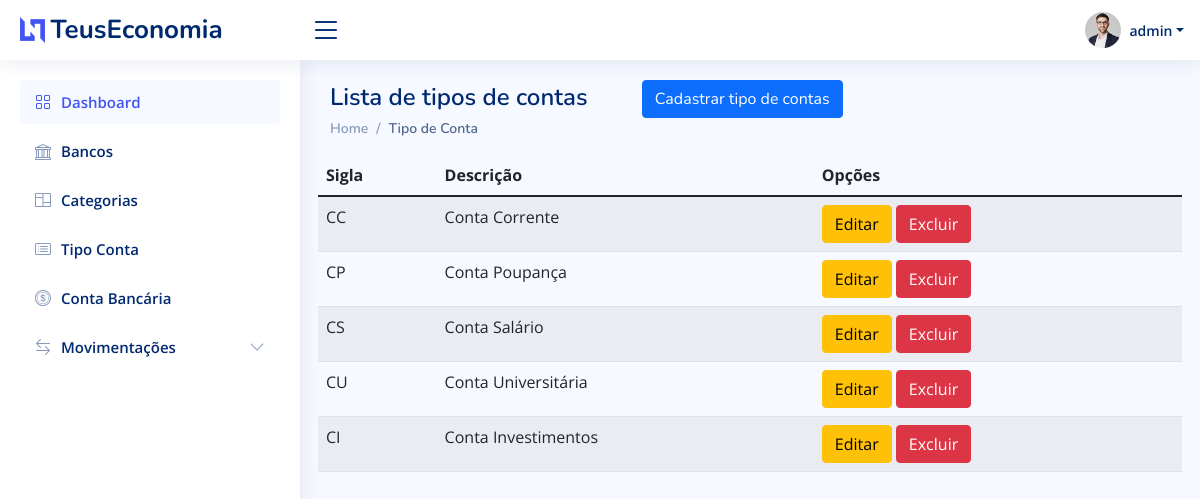
Screenshot of /listar/tipo-conta/ (signed in) with the database file from the repository.
### Paginas/models.py (models this page shows, shortened)
class TipoConta(models.Model):
	nome = models.CharField(max_length=50)
	descricao = models.CharField(max_length=100, verbose_name="Descrição")

### Paginas/views.py (the view)
# urls.py: path('listar/tipo-conta/', TipoContaList.as_view(), name='listar-tipo-conta'),
class TipoContaList(GroupRequiredMixin, LoginRequiredMixin, ListView):
	model = TipoConta
	template_name = 'paginas/listas/tipo-conta.html'
	group_required = u"Administrador"

### Paginas/templates/paginas/listas/tipo-conta.html
{% extends 'paginas/modelo.html' %} {% load static %} {% block pagetitle %}
<h1>Lista de tipos de contas
    <a href="{% url 'cadastrar-tipo-conta' %}" class="btn btn-primary float-right ms-5">
		Cadastrar tipo de contas
	</a>
</h1>
{% endblock %} {% block breadcrumb %}
<nav>
    <ol class="breadcrumb">
        <li class="breadcrumb-item"><a href="{% url 'index' %}">Home</a></li>
        <li class="breadcrumb-item active">Tipo de Conta</li>
    </ol>
</nav>
{% endblock %} {% block main %}
<table class="table table-striped">
    <thead>
        <tr>
            <th>Sigla</th>
            <th>Descrição</th>
            <th>Opções</th>
        </tr>
    </thead>
    <tbody>
        {% for obj in object_list %}
        <tr>
            <td>{{ obj.nome }}</td>
            <td>{{ obj.descricao }}</td>
            <td>
                <a href="{% url 'editar-tipo-conta' obj.pk %}" class="btn btn-warning">Editar</a>
                <a href="{% url 'excluir-tipo-conta' obj.pk %}" class="btn btn-danger">Excluir</a>
            </td>
        </tr>
        {% empty %}
        <tr>
            <td colspan="100%">Nenhum registro encontrado.</td>
        </tr>
        {% endfor %}
    </tbody>
</table>
{% endblock %}

### Paginas/templates/paginas/modelo.html (shortened to what this page needs)
{% load static %}
<!DOCTYPE html>
<html lang="pt-br">
<head>
	<link href="{% static 'assets/vendor/bootstrap/css/bootstrap.min.css' %}" rel="stylesheet">
	<link href="{% static 'assets/vendor/bootstrap-icons/bootstrap-icons.css' %}" rel="stylesheet">
	<link href="{% static 'assets/vendor/boxicons/css/boxicons.min.css' %}" rel="stylesheet">
	<link href="{% static 'assets/vendor/quill/quill.snow.css' %}" rel="stylesheet">
	<link href="{% static 'assets/vendor/quill/quill.bubble.css' %}" rel="stylesheet">
	<link href="{% static 'assets/vendor/remixicon/remixicon.css' %}" rel="stylesheet">
	<link href="{% static 'assets/vendor/simple-datatables/style.css' %}" rel="stylesheet">
	<link href="{% static 'assets/css/style.css' %}" rel="stylesheet">
</head>
<body>
	{% block header %}
	<header id="header" class="header fixed-top d-flex align-items-center">
		<div class="d-flex align-items-center justify-content-between">
			<a href="{% url 'index' %}" class="logo d-flex align-items-center">
				<img src="{% static 'assets/img/logo.png' %}" alt="">
				<span class="d-none d-lg-block">TeusEconomia</span>
			</a>
			<i class="bi bi-list toggle-sidebar-btn"></i>
		</div>
		<nav class="header-nav ms-auto">
			<ul class="d-flex align-items-center">
				{% if request.user.is_authenticated %}
				<li class="nav-item dropdown pe-3">
					<a class="nav-link nav-profile d-flex align-items-center pe-0" href="#" data-bs-toggle="dropdown">
						<img src="{% static 'assets/img/profile-img.jpg' %}" alt="Profile" class="rounded-circle">
						<span class="d-none d-md-block dropdown-toggle ps-2">{{ request.user }}</span>
					</a>
				</li>
				{% else %}
				<li class="nav-item pe-3">
					<a class="btn btn-success" href="{% url 'login' %}">Entrar</a>
				</li>
				{% endif %}
			</ul>
		</nav>
	</header>
	{% endblock %}
	{% block sidebar %}
	<aside id="sidebar" class="sidebar">
		<ul class="sidebar-nav" id="sidebar-nav">
			<li class="nav-item">
				<a class="nav-link " href="/">
					<i class="bi bi-grid"></i>
					<span>Dashboard</span>
				</a>
			</li>
			<li class="nav-item">
				<a class="nav-link collapsed" href="{% url 'listar-banco' %}">
					<i class="bi bi-bank"></i>
					<span>Bancos</span>
				</a>
			</li>
			<li class="nav-item">
				<a class="nav-link collapsed" href="{% url 'listar-categoria' %}">
					<i class="bi bi-columns"></i>
					<span>Categorias</span>
				</a>
			</li>
			<li class="nav-item">
				<a class="nav-link collapsed" href="{% url 'listar-tipo-conta' %}">
					<i class="bi bi-card-list"></i>
					<span>Tipo Conta</span>
				</a>
			</li>
			<li class="nav-item">
				<a class="nav-link collapsed" href="{% url 'listar-conta-bancaria' %}">
					<i class="bi bi-coin"></i>
					<span>Conta Bancária</span>
				</a>
			</li>
			<li class="nav-item">
				<a class="nav-link collapsed" data-bs-target="#forms-nav" data-bs-toggle="collapse" href="#">
					<i class="bi bi-arrow-left-right"></i><span>Movimentações</span><i
						class="bi bi-chevron-down ms-auto"></i>
				</a>
			</li>
		</ul>
	</aside>
	{% endblock %}
	<main id="main" class="main">
		<div class="pagetitle">
			{% block pagetitle %}{% endblock %} {% block breadcrumb %}{% endblock %}
		</div>
		<section class="section dashboard">
			<div class="row">
				{% block main %} {% endblock %}
			</div>
		</section>
	</main>
</body>
</html>

### static/assets/css/style.css (style rules this page uses)
:root { scroll-behavior: smooth; }
body { font-family: "Open Sans", sans-serif; background: #f6f9ff; color: #444444; }
a { color: #4154f1; text-decoration: none; }
h1, h2, h3, h4, h5, h6 { font-family: "Nunito", sans-serif; }
#main { margin-top: 60px; padding: 20px 30px; transition: all 0.3s; }
.pagetitle { margin-bottom: 10px; }
.pagetitle h1 { font-size: 24px; margin-bottom: 0; font-weight: 600; color: #012970; }
.breadcrumb { font-size: 14px; font-family: "Nunito", sans-serif; color: #899bbd; font-weight: 600; }
.breadcrumb a { color: #899bbd; transition: 0.3s; }
.breadcrumb .breadcrumb-item::before { color: #899bbd; }
.breadcrumb .active { color: #51678f; font-weight: 600; }
.logo { line-height: 1; }
@media (min-width: 1200px) { .logo { width: 280px; } }
.logo img { max-height: 26px; margin-right: 6px; }
.logo span { font-size: 26px; font-weight: 700; color: #012970; font-family: "Nunito", sans-serif; }
.header { transition: all 0.5s; z-index: 997; height: 60px; box-shadow: 0px 2px 20px rgba(1, 41, 112, 0.1); background-color: #fff; padding-left: 20px; }
.header .toggle-sidebar-btn { font-size: 32px; padding-left: 10px; cursor: pointer; color: #012970; }
.header-nav ul { list-style: none; }
.header-nav>ul { margin: 0; padding: 0; }
.header-nav .nav-profile { color: #012970; }
.header-nav .nav-profile img { max-height: 36px; }
.header-nav .nav-profile span { font-size: 14px; font-weight: 600; }
.sidebar { position: fixed; top: 60px; left: 0; bottom: 0; width: 300px; z-index: 996; transition: all 0.3s; padding: 20px; overflow-y: auto; scrollbar-width: thin; scrollbar-color: #aab7cf transparent; box-shadow: 0px 0px 20px rgba(1, 41, 112, 0.1); background-color: #fff; }
@media (min-width: 1200px) { #main, #footer { margin-left: 300px; } }
.sidebar-nav { padding: 0; margin: 0; list-style: none; }
.sidebar-nav li { padding: 0; margin: 0; list-style: none; }
.sidebar-nav .nav-item { margin-bottom: 5px; }
.sidebar-nav .nav-link { display: flex; align-items: center; font-size: 15px; font-weight: 600; color: #4154f1; transition: 0.3; background: #f6f9ff; padding: 10px 15px; border-radius: 4px; }
.sidebar-nav .nav-link i { font-size: 16px; margin-right: 10px; color: #4154f1; }
.sidebar-nav .nav-link.collapsed { color: #012970; background: #fff; }
.sidebar-nav .nav-link.collapsed i { color: #899bbd; }
.sidebar-nav .nav-link .bi-chevron-down { margin-right: 0; transition: transform 0.2s ease-in-out; }

### rows the page displays
TipoConta: nome "CC", descricao "Conta Corrente"
TipoConta: nome "CP", descricao "Conta Poupança"
TipoConta: nome "CS", descricao "Conta Salário"
TipoConta: nome "CU", descricao "Conta Universitária"
TipoConta: nome "CI", descricao "Conta Investimentos"

### other values shown
{{ request.user }} "admin"
